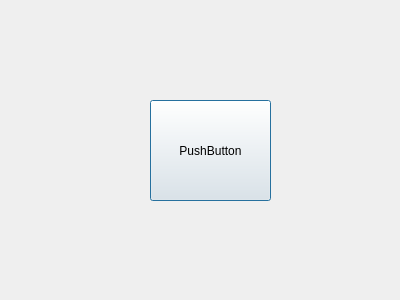
<?xml version="1.0" encoding="UTF-8"?>
<ui version="4.0">
 <class>Dialog</class>
 <widget class="QDialog" name="Dialog">
  <property name="geometry">
   <rect>
    <x>0</x>
    <y>0</y>
    <width>400</width>
    <height>300</height>
   </rect>
  </property>
  <property name="windowTitle">
   <string>Dialog</string>
  </property>
  <widget class="QPushButton" name="pushButton">
   <property name="geometry">
    <rect>
     <x>150</x>
     <y>100</y>
     <width>121</width>
     <height>101</height>
    </rect>
   </property>
   <property name="text">
    <string>PushButton</string>
   </property>
  </widget>
 </widget>
 <resources/>
 <connections/>
</ui>
